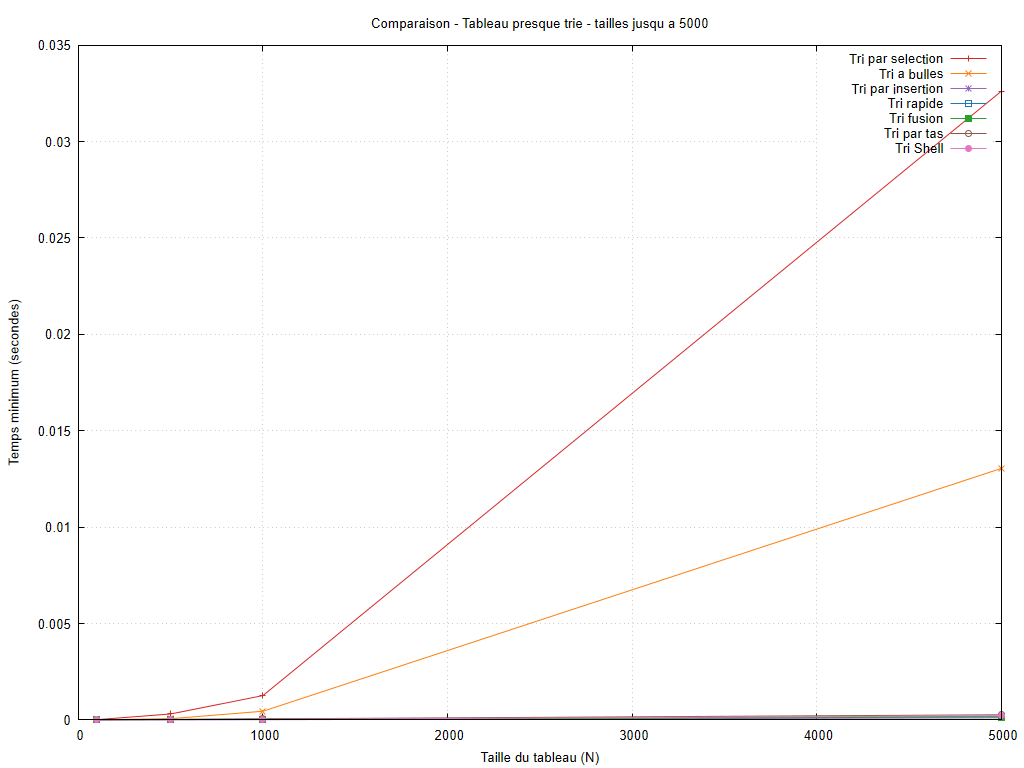

Here is the gnuplot script that generated this plot:
set encoding utf8
set terminal pngcairo size 1024,768 font 'Arial,10'
set output 'graphiques/20261011_212626/configurations/presque_trie_petites_tailles.png'
set datafile missing 'non_mesure'
set datafile separator ';'
set title 'Comparaison - Tableau presque trie - tailles jusqu a 5000'
set xlabel 'Taille du tableau (N)'
set ylabel 'Temps minimum (secondes)'
set grid
set yrange [0:*]
set xrange [0:5000]
plot 'resultats/20261011_212626/presque_trie.csv' every ::1 using 1:(column(1)<=5000 && column(2)>=0 ? column(2) : 1/0) title 'Tri par selection' with linespoints lc rgb '#d62728', 'resultats/20261011_212626/presque_trie.csv' every ::1 using 1:(column(1)<=5000 && column(4)>=0 ? column(4) : 1/0) title 'Tri a bulles' with linespoints lc rgb '#ff7f0e', 'resultats/20261011_212626/presque_trie.csv' every ::1 using 1:(column(1)<=5000 && column(6)>=0 ? column(6) : 1/0) title 'Tri par insertion' with linespoints lc rgb '#9467bd', 'resultats/20261011_212626/presque_trie.csv' every ::1 using 1:(column(1)<=5000 && column(8)>=0 ? column(8) : 1/0) title 'Tri rapide' with linespoints lc rgb '#1f77b4', 'resultats/20261011_212626/presque_trie.csv' every ::1 using 1:(column(1)<=5000 && column(10)>=0 ? column(10) : 1/0) title 'Tri fusion' with linespoints lc rgb '#2ca02c', 'resultats/20261011_212626/presque_trie.csv' every ::1 using 1:(column(1)<=5000 && column(12)>=0 ? column(12) : 1/0) title 'Tri par tas' with linespoints lc rgb '#8c564b', 'resultats/20261011_212626/presque_trie.csv' every ::1 using 1:(column(1)<=5000 && column(14)>=0 ? column(14) : 1/0) title 'Tri Shell' with linespoints lc rgb '#e377c2'
unset output
